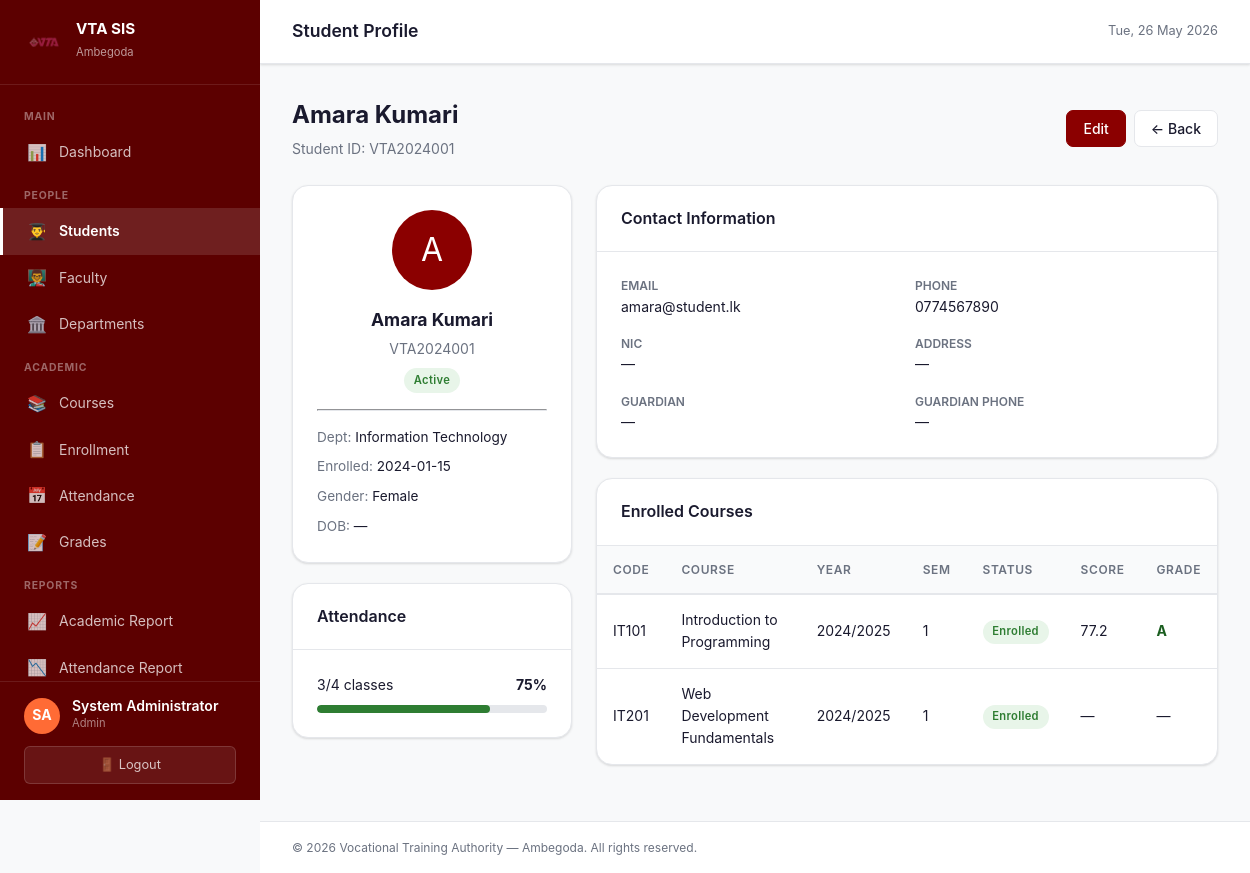
Page /modules/students/view.php?id=1 (signed in) on the committed database.
### tables this page shows
CREATE TABLE IF NOT EXISTS students (
    id              INT AUTO_INCREMENT PRIMARY KEY,
    user_id         INT          NOT NULL,
    student_id_no   VARCHAR(50)  NOT NULL UNIQUE,
    full_name       VARCHAR(150) NOT NULL,
    email           VARCHAR(150) NOT NULL,
    phone           VARCHAR(20),
    nic             VARCHAR(20),
    address         TEXT,
    dob             DATE,
    gender          ENUM('male','female','other'),
    department_id   INT,
    enrolled_date   DATE,
    guardian_name   VARCHAR(150),
    guardian_phone  VARCHAR(20),
    is_active       TINYINT(1)   NOT NULL DEFAULT 1,
    created_at      TIMESTAMP    NOT NULL DEFAULT CURRENT_TIMESTAMP,
    FOREIGN KEY (user_id)       REFERENCES users(id)       ON DELETE CASCADE,
    FOREIGN KEY (department_id) REFERENCES departments(id) ON DELETE SET NULL,
    INDEX idx_student_id_no (student_id_no)
);

CREATE TABLE IF NOT EXISTS departments (
    id          INT AUTO_INCREMENT PRIMARY KEY,
    name        VARCHAR(150) NOT NULL,
    code        VARCHAR(20),
    description TEXT,
    created_at  TIMESTAMP NOT NULL DEFAULT CURRENT_TIMESTAMP
);

CREATE TABLE IF NOT EXISTS grades (
    id               INT AUTO_INCREMENT PRIMARY KEY,
    enrollment_id    INT            NOT NULL UNIQUE,
    student_id       INT            NOT NULL,
    course_id        INT            NOT NULL,
    midterm_score    DECIMAL(5,2),
    final_score      DECIMAL(5,2),
    assignment_score DECIMAL(5,2),
    total_score      DECIMAL(5,2),
    grade_letter     CHAR(2),
    academic_year    VARCHAR(20),
    semester         TINYINT,
    created_at       TIMESTAMP NOT NULL DEFAULT CURRENT_TIMESTAMP,
    updated_at       TIMESTAMP NOT NULL DEFAULT CURRENT_TIMESTAMP ON UPDATE CURRENT_TIMESTAMP,
    FOREIGN KEY (enrollment_id) REFERENCES enrollments(id) ON DELETE CASCADE,
    FOREIGN KEY (student_id)    REFERENCES students(id)    ON DELETE CASCADE,
    FOREIGN KEY (course_id)     REFERENCES courses(id)     ON DELETE CASCADE,
    INDEX idx_student_course (student_id, course_id)
);

CREATE TABLE IF NOT EXISTS courses (
    id             INT AUTO_INCREMENT PRIMARY KEY,
    course_code    VARCHAR(50)  NOT NULL UNIQUE,
    name           VARCHAR(200) NOT NULL,
    description    TEXT,
    department_id  INT,
    credits        INT,
    duration_weeks INT,
    max_students   INT,
    status         ENUM('active','inactive') NOT NULL DEFAULT 'active',
    created_at     TIMESTAMP NOT NULL DEFAULT CURRENT_TIMESTAMP,
    FOREIGN KEY (department_id) REFERENCES departments(id) ON DELETE SET NULL,
    INDEX idx_course_code (course_code),
    INDEX idx_status (status)
);

CREATE TABLE IF NOT EXISTS enrollments (
    id            INT AUTO_INCREMENT PRIMARY KEY,
    student_id    INT         NOT NULL,
    course_id     INT         NOT NULL,
    academic_year VARCHAR(20) NOT NULL,
    semester      TINYINT     NOT NULL,
    status        ENUM('enrolled','dropped','completed') NOT NULL DEFAULT 'enrolled',
    enrolled_at   TIMESTAMP   NOT NULL DEFAULT CURRENT_TIMESTAMP,
    UNIQUE KEY uq_enrollment (student_id, course_id, academic_year, semester),
    FOREIGN KEY (student_id) REFERENCES students(id) ON DELETE CASCADE,
    FOREIGN KEY (course_id)  REFERENCES courses(id)  ON DELETE CASCADE,
    INDEX idx_student (student_id),
    INDEX idx_course  (course_id)
);

### includes/functions.php (called while the page is built, shortened)
<?php
function h(mixed $val): string {
    return htmlspecialchars((string)$val, ENT_QUOTES, 'UTF-8');
}
function get(string $key, string $default = ''): string {
    return trim($_GET[$key] ?? $default);
}

### modules/students/view.php (the view, shortened to what this page needs)
<?php
require_once '../../config/db.php';
$id = (int)get('id');
$stmt = $pdo->prepare('SELECT s.*, d.name AS dept_name FROM students s LEFT JOIN departments d ON d.id=s.department_id WHERE s.id=?');
$stmt->execute([$id]);
$student = $stmt->fetch();
$enrollments = $pdo->prepare('SELECT e.*, c.name AS course_name, c.course_code, g.total_score, g.grade_letter
    FROM enrollments e JOIN courses c ON c.id=e.course_id LEFT JOIN grades g ON g.enrollment_id=e.id
    WHERE e.student_id=? ORDER BY e.academic_year DESC, e.semester');
$enrollments->execute([$id]);
$enrollments = $enrollments->fetchAll();
$t = $pdo->prepare('SELECT COUNT(*) FROM attendance WHERE student_id=?'); $t->execute([$id]); $attTotal = (int)$t->fetchColumn();
$p = $pdo->prepare('SELECT COUNT(*) FROM attendance WHERE student_id=? AND status="present"'); $p->execute([$id]); $attPresent = (int)$p->fetchColumn();
$attPct = $attTotal > 0 ? round(($attPresent / $attTotal) * 100) : 0;
require_once '../../includes/header.php';
?>
<div class="page-header">
  <div><h1><?= h($student['full_name']) ?></h1><p>Student ID: <?= h($student['student_id_no']) ?></p></div>
  <div class="btn-group">
    <?php if (in_array($_SESSION['role'], ['admin','support'])): ?>
    <a href="edit.php?id=<?= $id ?>" class="btn btn-primary">Edit</a>
    <a href="index.php" class="btn btn-secondary">← Back</a>
    <?php endif; ?>
  </div>
</div>
<div style="display:grid;grid-template-columns:280px 1fr;gap:1.5rem;margin-bottom:1.5rem;">
  <div>
    <div class="card" style="margin-bottom:1.25rem;">
      <div class="card-body" style="text-align:center;">
        <div style="width:80px;height:80px;background:var(--primary);border-radius:50%;display:flex;align-items:center;justify-content:center;font-size:2rem;color:white;margin:0 auto 1rem;">
          <?= strtoupper(substr($student['full_name'],0,1)) ?>
        </div>
        <h2 style="font-size:1.1rem;margin-bottom:.25rem;"><?= h($student['full_name']) ?></h2>
        <p class="text-muted" style="font-size:.875rem;"><?= h($student['student_id_no']) ?></p>
        <span class="badge <?= $student['is_active'] ? 'badge-success' : 'badge-danger' ?>" style="margin-top:.5rem;"><?= $student['is_active'] ? 'Active' : 'Inactive' ?></span>
        <hr style="margin:1rem 0;border-color:var(--border);">
        <div style="text-align:left;font-size:.85rem;display:flex;flex-direction:column;gap:.5rem;">
          <p><span class="text-muted">Dept:</span> <?= h($student['dept_name'] ?? '—') ?></p>
          <p><span class="text-muted">Enrolled:</span> <?= h($student['enrolled_date'] ?? '—') ?></p>
          <p><span class="text-muted">Gender:</span> <?= h(ucfirst($student['gender'] ?? '—')) ?></p>
          <p><span class="text-muted">DOB:</span> <?= h($student['dob'] ?? '—') ?></p>
        </div>
      </div>
    </div>
    <div class="card">
      <div class="card-header"><h2>Attendance</h2></div>
      <div class="card-body">
        <div style="display:flex;justify-content:space-between;font-size:.875rem;margin-bottom:.5rem;">
          <span><?= $attPresent ?>/<?= $attTotal ?> classes</span>
          <strong><?= $attPct ?>%</strong>
        </div>
        <div class="progress-bar">
          <div class="progress-fill <?= $attPct>=75?'green':($attPct>=50?'orange':'red') ?>" style="width:<?= $attPct ?>%;"></div>
        </div>
      </div>
    </div>
  </div>
  <div style="display:flex;flex-direction:column;gap:1.25rem;">
    <div class="card">
      <div class="card-header"><h2>Contact Information</h2></div>
      <div class="card-body" style="display:grid;grid-template-columns:1fr 1fr;gap:1rem;font-size:.875rem;">
        <div><p class="text-muted" style="font-size:.75rem;font-weight:600;text-transform:uppercase;">Email</p><p><?= h($student['email']) ?></p></div>
        <div><p class="text-muted" style="font-size:.75rem;font-weight:600;text-transform:uppercase;">Phone</p><p><?= h($student['phone'] ?? '—') ?></p></div>
        <div><p class="text-muted" style="font-size:.75rem;font-weight:600;text-transform:uppercase;">NIC</p><p><?= h($student['nic'] ?? '—') ?></p></div>
        <div><p class="text-muted" style="font-size:.75rem;font-weight:600;text-transform:uppercase;">Address</p><p><?= h($student['address'] ?? '—') ?></p></div>
        <div><p class="text-muted" style="font-size:.75rem;font-weight:600;text-transform:uppercase;">Guardian</p><p><?= h($student['guardian_name'] ?? '—') ?></p></div>
        <div><p class="text-muted" style="font-size:.75rem;font-weight:600;text-transform:uppercase;">Guardian Phone</p><p><?= h($student['guardian_phone'] ?? '—') ?></p></div>
      </div>
    </div>
    <div class="card">
      <div class="card-header"><h2>Enrolled Courses</h2></div>
      <div class="table-wrapper">
        <table class="table">
          <thead><tr><th>Code</th><th>Course</th><th>Year</th><th>Sem</th><th>Status</th><th>Score</th><th>Grade</th></tr></thead>
          <tbody>
          <?php foreach ($enrollments as $e): ?>
            <tr>
              <td><?= h($e['course_code']) ?></td>
              <td><?= h($e['course_name']) ?></td>
              <td><?= h($e['academic_year']) ?></td>
              <td><?= h($e['semester']) ?></td>
              <td><span class="badge badge-<?= $e['status']==='enrolled'?'success':($e['status']==='dropped'?'danger':'info') ?>"><?= h(ucfirst($e['status'])) ?></span></td>
              <td><?= $e['total_score']!==null ? number_format((float)$e['total_score'],1) : '—' ?></td>
              <td><?= $e['grade_letter'] ? '<span class="grade-'.h($e['grade_letter']).'">'.h($e['grade_letter']).'</span>' : '—' ?></td>
            </tr>
          <?php endforeach; ?>
          </tbody>
        </table>
      </div>
    </div>
  </div>
</div>
<?php require_once '../../includes/footer.php'; ?>

### assets/css/style.css (style rules this page uses)
:root { --primary: #8B0000; --primary-light: #b71c1c; --primary-dark: #5c0000; --primary-bg: #fdf2f2; --accent: #ff6b35; --success: #2e7d32; --success-bg: #e8f5e9; --warning: #f57f17; --warning-bg: #fffde7; --danger: #c62828; --danger-bg: #ffebee; --info: #0277bd; --info-bg: #e1f5fe; --text: #1a1a2e; --text-muted: #6b7280; --border: #e5e7eb; --bg: #f8f9fa; --white: #ffffff; --sidebar-w: 260px; --navbar-h: 64px; --radius: 10px; --radius-lg: 16px; --shadow: 0 1px 3px rgba(0,0,0,.08), 0 1px 2px rgba(0,0,0,.06); --shadow-md: 0 4px 6px rgba(0,0,0,.07), 0 2px 4px rgba(0,0,0,.06); --shadow-lg: 0 10px 15px rgba(0,0,0,.1), 0 4px 6px rgba(0,0,0,.05); --transition: all .2s ease; }
*, *::before, *::after { box-sizing: border-box; margin: 0; padding: 0; }
html { font-size: 16px; scroll-behavior: smooth; }
body { font-family: -apple-system, BlinkMacSystemFont, 'Segoe UI', Roboto, sans-serif; background: var(--bg); color: var(--text); line-height: 1.6; min-height: 100vh; }
.page-header { display: flex; align-items: center; justify-content: space-between; margin-bottom: 1.5rem; }
.page-header h1 { font-size: 1.5rem; font-weight: 700; }
.page-header p { color: var(--text-muted); font-size: .875rem; margin-top: .25rem; }
.card { background: var(--white); border-radius: var(--radius-lg); box-shadow: var(--shadow); border: 1px solid var(--border); overflow: hidden; }
.card-header { padding: 1.25rem 1.5rem; border-bottom: 1px solid var(--border); display: flex; align-items: center; justify-content: space-between; }
.card-header h2 { font-size: 1rem; font-weight: 600; }
.card-body { padding: 1.5rem; }
.table-wrapper { overflow-x: auto; }
table.table { width: 100%; border-collapse: collapse; font-size: .875rem; }
table.table thead tr { background: #f9fafb; border-bottom: 2px solid var(--border); }
table.table th { padding: .875rem 1rem; text-align: left; font-weight: 600; font-size: .75rem; text-transform: uppercase; letter-spacing: .05em; color: var(--text-muted); }
table.table td { padding: .875rem 1rem; border-bottom: 1px solid var(--border); }
table.table tbody tr:last-child td { border-bottom: none; }
.badge { display: inline-flex; align-items: center; padding: .2rem .6rem; border-radius: 20px; font-size: .7rem; font-weight: 600; letter-spacing: .03em; }
.badge-success { background: var(--success-bg); color: var(--success); }
.btn { display: inline-flex; align-items: center; gap: .4rem; padding: .5rem 1rem; border-radius: 7px; font-size: .875rem; font-weight: 500; cursor: pointer; text-decoration: none; border: 1px solid transparent; transition: var(--transition); line-height: 1.4; white-space: nowrap; font-family: inherit; }
.btn-primary { background: var(--primary); color: var(--white); border-color: var(--primary); }
.btn-secondary { background: var(--white); color: var(--text); border-color: var(--border); }
.btn-group { display: flex; gap: .5rem; flex-wrap: wrap; }
.grade-A { color: #1b5e20; font-weight: 700; }
.progress-bar { background: #e5e7eb; border-radius: 10px; height: 8px; overflow: hidden; width: 100%; }
.progress-fill { height: 100%; border-radius: 10px; }
.progress-fill.green { background: var(--success); }
.text-muted { color: var(--text-muted) !important; }

### rows in the picture
students: full_name "Amara Kumari", student_id_no "VTA2024001", full_name "A", department.name "Information Technology", enrolled_date "2024-01-15", gender "Female", dob "—", email "amara@student.lk", phone "0774567890", nic "—", address "—", guardian_name "—", guardian_phone "—"
grades: course.course_code "IT101", course.name "Introduction to Programming", enrollment.academic_year "2024/2025", enrollment.semester "1", enrollment.status "Enrolled", total_score "77.2", grade_letter "A"
enrollments: course.course_code "IT201", course.name "Web Development Fundamentals", academic_year "2024/2025", semester "1", status "Enrolled"

### other values in the picture
$initials ?: '?' "SA"
$uname "System Administrator"
$role "Admin"
$pageTitle "Student Profile"
$attPresent "3"
$attTotal "4"
$attPct "75"
